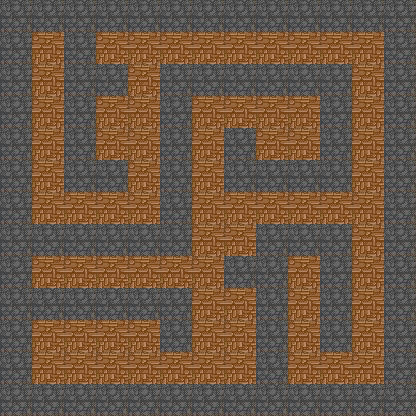

The image is a tile-based game level rendered from a .tmx file. Its description and source (layers, tilesets, objects; grid data summarised) follow:
An orthogonal 13x13 tile map with 32x32 px tiles, 2 tile layers (floor, wall).

<map version="1.0" orientation="orthogonal" width="13" height="13" tilewidth="32" tileheight="32">
 <tileset firstgid="1" name="terrain" tilewidth="32" tileheight="32">
  <image source="terrain.png" width="64" height="32" />
 </tileset>
 <layer name="floor" width="13" height="13">
  <data>[169 cells, 169 non-empty, 1 distinct tile ids]</data>
 </layer>
 <layer name="wall" width="13" height="13">
  <data>[169 cells, 75 non-empty, 1 distinct tile ids]</data>
 </layer>
</map>